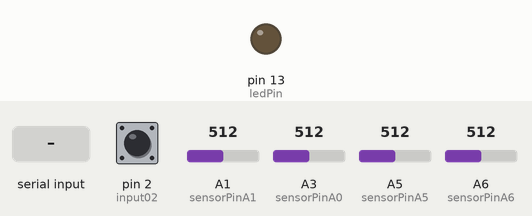
Recording of a sketch running on a simulated Arduino Nano, built with avr-gcc and run on an emulated ATmega328P. On the bench: output pins drawn as LEDs (lit = HIGH). Dashed ring = blinking. The test bench sets the inputs (shaded band); at power-on: pin 2 (input02) HIGH, A6 (sensorPinA6) = 512, A1 (sensorPinA1) = 512, A3 (sensorPinA0) = 512, A5 (sensorPinA5) = 512. What the sketch prints to the serial monitor is not drawn.

Above: at 1.2 s.
1.3 s: pin 2 (input02) pulled LOW for 1 s
At 1.45 s:
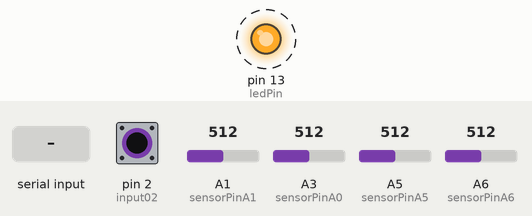
3.8 s: pin 2 (input02) pulled LOW for 3.2 s
At 5.28 s:
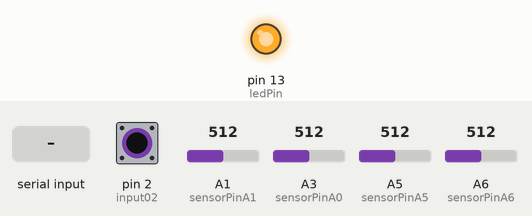
8.5 s: "TURN_ON\n" received over Serial
At 9.3 s:
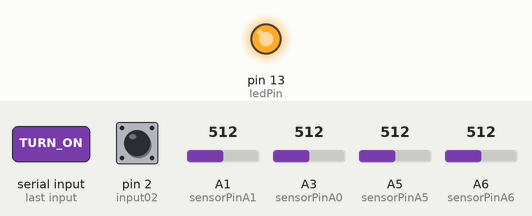
21.5 s: A6 (sensorPinA6) set to 529
23.0 s: A6 (sensorPinA6) set to 549
24.9 s: pin 2 (input02) pulled LOW for 0.15 s
At 25.3 s:
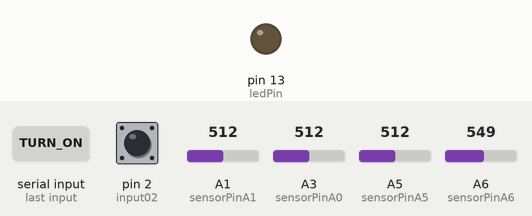
Timing chart, 0 to 27.5 s (numbered marks = the images above; inputs shaded):
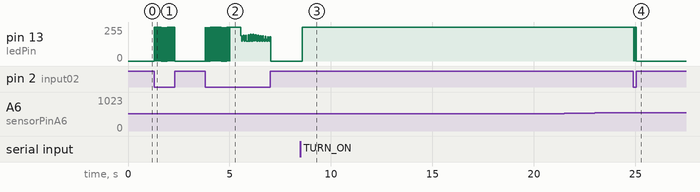

Measured:
- after the input at 1.3 s, pin 13 (ledPin): alternates 255/255 for 0.02 s and 0/255 for 0.01 s, 84 changes in all, then stays 0/255, starting at once
- after the input at 8.5 s, pin 13 (ledPin): 0/255 → 255/255 after 0.09 s
- after the input at 24.9 s, pin 13 (ledPin): alternates 255/255 for 0.02 s and 0/255 for 0.01 s, 11 changes in all, then stays 0/255, starting at once

The sketch:

read_port_serial.ino
```cpp
int sensorPinA0 = A3;
int sensorPinA1 = A1;

int sensorPinA6 = A6;
int sensorPinA5 = A5;

int ledPin = 13;
int input02 = 2;
int sensorValue = 0;

int statebtn02 = 0;

String dataSerialReceived = "";
String dataAnalog = "";
String strStatebtn02 = "";

unsigned long currentMillis = 0;
unsigned long previousMillis = 0;
unsigned long previousVehicleMillis = 0;
unsigned long INTERVAL = 5000;
unsigned long INTERVAL_VEHICLE = 500;

void setup()
{
  Serial.begin(9600);
  pinMode(ledPin, OUTPUT);
  pinMode(input02, INPUT_PULLUP);
}

void loop()
{
  currentMillis = millis();

  if (currentMillis - previousMillis > INTERVAL_VEHICLE)
  {
    previousVehicleMillis = currentMillis;

    moveVehicle();
    actionLed();
  }

  if (currentMillis - previousMillis > INTERVAL)
  {
    previousMillis = currentMillis;
    readSensor();
  }

  if (Serial.available() > 0)
  {
    String dataSerialReceived = receiveDataSerial();

    if (dataSerialReceived == "TURN_ON")
    {
      digitalWrite(ledPin, HIGH);
    }

    if (dataSerialReceived == "TURN_OFF")
    {
      digitalWrite(ledPin, LOW);
    }
  }
}

void readSensor()
{
  sensorValue = analogRead(sensorPinA0);
  Serial.print("SALA_CODE_123:");
  Serial.print(sensorValue);

  sensorValue = analogRead(sensorPinA1);
  Serial.print(";SALA_CODE_456:");
  Serial.println(sensorValue);
}

void actionLed()
{
  if (digitalRead(input02) == LOW)
  {
    if (statebtn02 == false)
    {
      digitalWrite(ledPin, HIGH);
      statebtn02 = 1;
    }
    else if (statebtn02 == true)
    {
      digitalWrite(ledPin, LOW);
      statebtn02 = 0;
    }
  }
}

void moveVehicle()
{

  int s6 = analogRead(sensorPinA6);
  int s5 = analogRead(sensorPinA5);

  int map6 = map(s6, 0, 1023, 1, 180);
  int map5 = map(s5, 0, 1023, 1, 180);

  if (statebtn02 == 0)
  {
    strStatebtn02 = "";
  }
  else
  {
    strStatebtn02 = "LED_ON_";
  }

  if (map6 > 94 && map6 <= 180)
  {
    Serial.println(strStatebtn02 + "FRENTE");
  }
  else if (map6 > 0 && map6 < 85)
  {
    Serial.println(strStatebtn02 + "TRAS");
  }
  else if (map5 > 90 && map5 <= 180)
  {
    Serial.println(strStatebtn02 + "ESQUERDA");
  }
  else if (map5 > 0 && map5 < 85)
  {
    Serial.println(strStatebtn02 + "DIREITA");
  }
  else
  {
    Serial.println(strStatebtn02 + "PARADO");
  }
}

String receiveDataSerial()
{
  String data = "";
  char character;

  while (Serial.available() > 0)
  {
    character = Serial.read();

    if (character != '\n')
    {
      data.concat(character);
    }
    delay(10);
  }

  return data;
}
```
